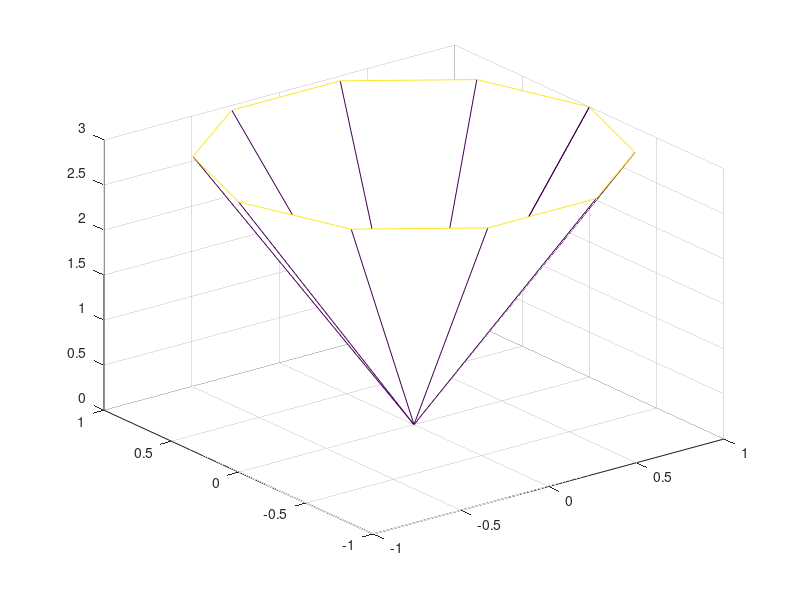

This chart was generated by the following MATLAB code:
clc ; 
clear ; 
close all ;
R = 1; %// radius
H = 3; %// height
N = 10; %// number of points to define the circumference
[x, y, z] = cylinder([0 R], N);
mesh(x, y, H*z)